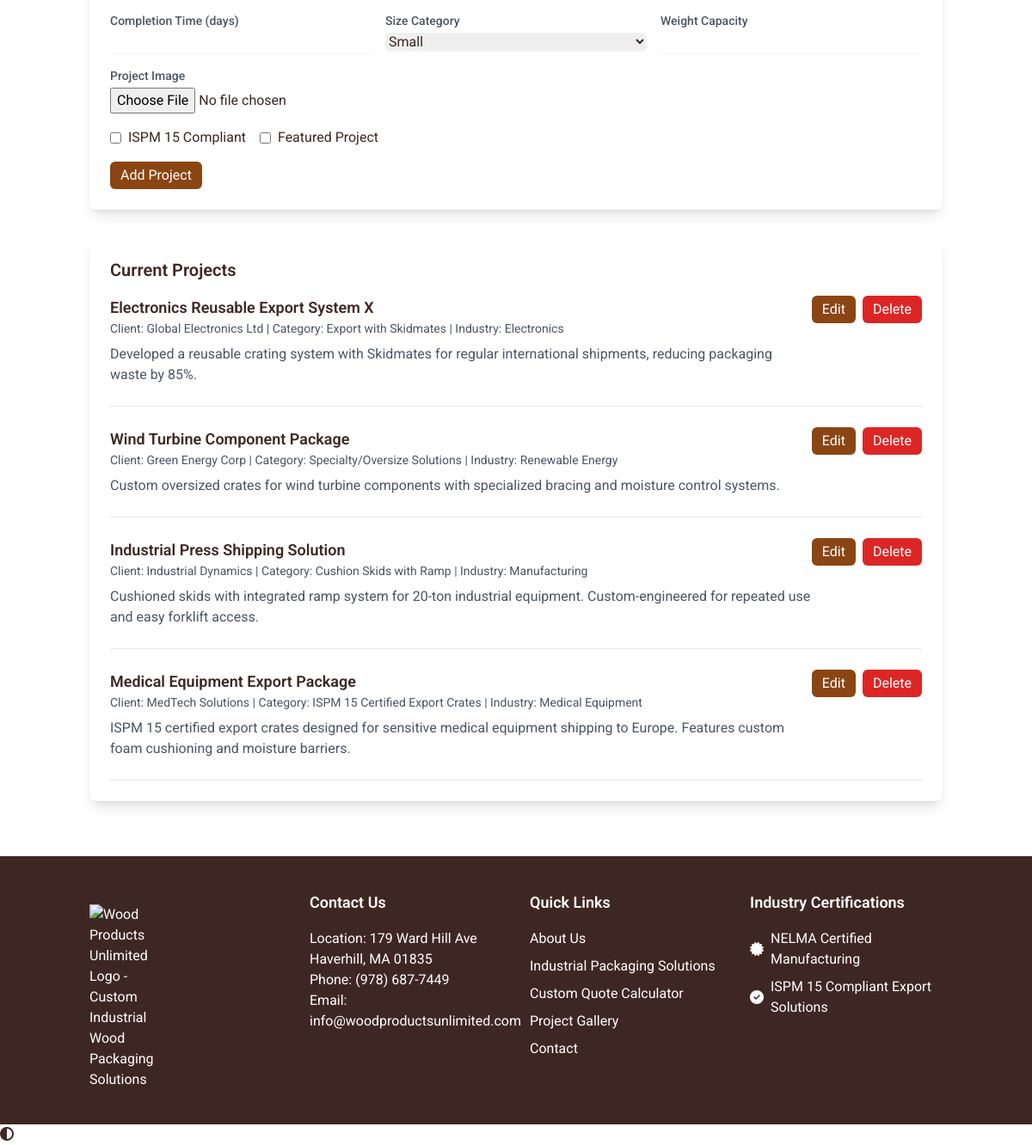
Before: /admin/gallery/ (signed in, lower part) with the older database file.
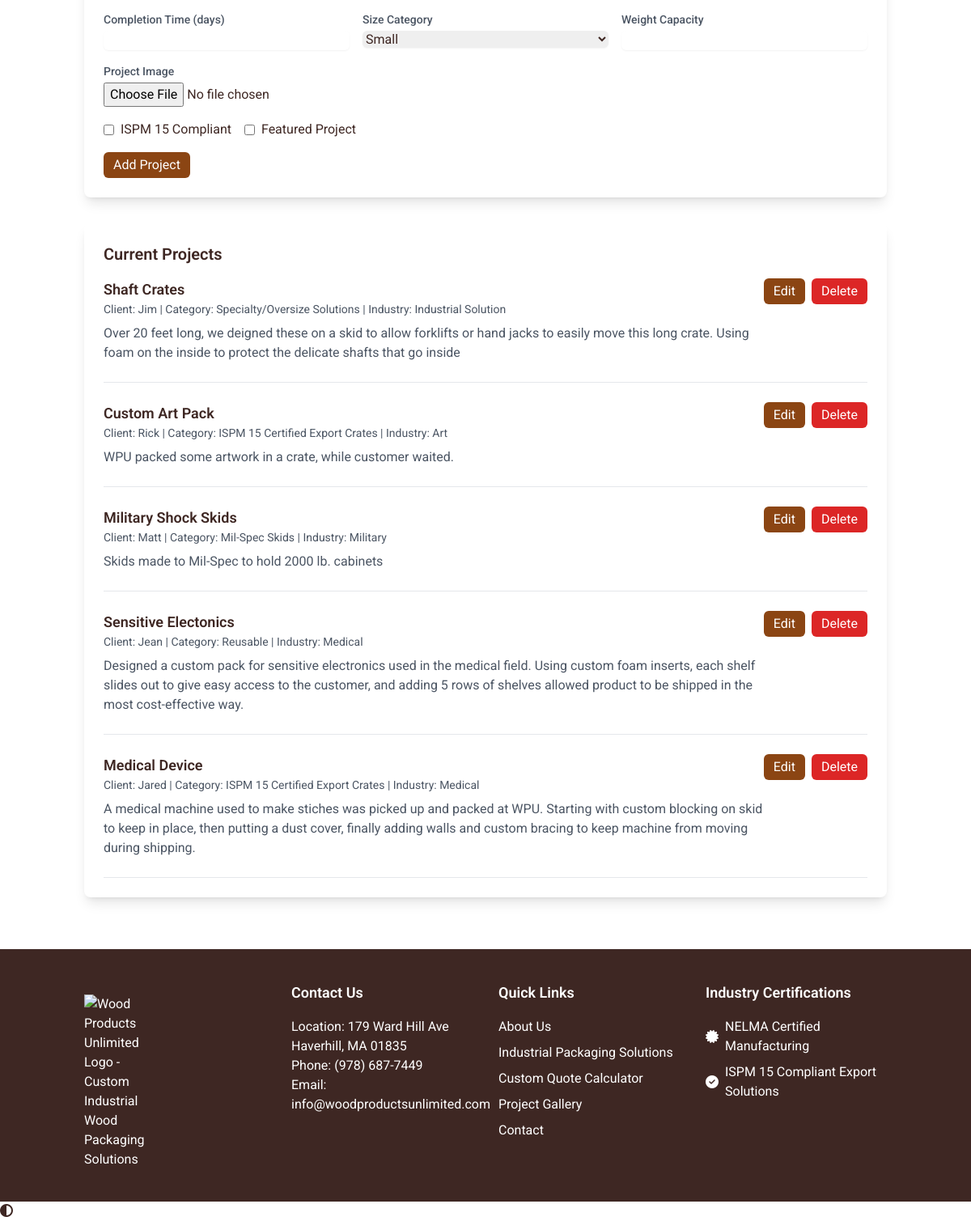
After: the same page with the newer database file.
### models.py (models this page shows)
class GalleryProject(db.Model):
    id = db.Column(db.Integer, primary_key=True)
    title = db.Column(db.String(100), nullable=False)
    description = db.Column(db.Text, nullable=False)
    image_url = db.Column(db.String(200), nullable=False)
    completion_date = db.Column(db.Date, nullable=False)
    completion_time = db.Column(db.Integer)
    client = db.Column(db.String(100))
    category = db.Column(db.String(50), nullable=False)
    industry_served = db.Column(db.String(50))
    size_category = db.Column(db.String(50))
    weight_capacity = db.Column(db.String(50))
    ispm_compliant = db.Column(db.Boolean, default=False)
    special_features = db.Column(db.Text)
    is_featured = db.Column(db.Boolean, default=False)
    created_at = db.Column(db.DateTime, default=datetime.utcnow)

### routes/admin/gallery_routes.py (the view)
@gallery_bp.route('/')
@login_required
@log_route_access('admin_gallery')
def index():
    try:
        categories = [(cat[0],) for cat in db.session.query(GalleryProject.category).distinct().order_by(GalleryProject.category).all() if cat[0]]
        industries = [(ind[0],) for ind in db.session.query(GalleryProject.industry_served).distinct().order_by(GalleryProject.industry_served).all() if ind[0]]
        current_app.logger.debug(f'Found {len(categories)} categories and {len(industries)} industries')
        projects = GalleryProject.query.order_by(GalleryProject.completion_date.desc()).all()
        return render_template('admin/gallery.html',
                             projects=projects,
                             categories=categories,
                             industries=industries)
    except Exception as e:
        current_app.logger.error(f'Error in gallery index: {str(e)}')
        flash(f'Error: {str(e)}', 'error')
        return redirect(url_for('admin.dashboard'))

### app.py (called while the page is built)
@login_manager.user_loader
def load_user(user_id):
    from models import Admin
    return Admin.query.get(int(user_id))

### routes/admin/routes.py (called while the page is built)
@admin.before_request
def verify_admin():
    if not current_user.is_authenticated:
        current_app.logger.warning(
            f'Unauthorized dashboard access attempt from {request.remote_addr}'
        )
        flash('Please log in to access the admin dashboard', 'error')
        return redirect(url_for('auth.login'))

@admin.before_request
def verify_db():
    try:
        db.session.query(Admin).first()
    except Exception as e:
        current_app.logger.error(f'Database connection error: {str(e)}')
        return render_template('errors/500.html'), 500

@admin.before_request
def log_request_info():
    current_app.logger.debug(
        'Admin Route Request:\n'
        f'Path: {request.path}\n'
        f'Method: {request.method}\n'
        f'User: {current_user.username if not current_user.is_anonymous else "anonymous"}\n'
        f'IP: {request.remote_addr}\n'
        f'User Agent: {request.user_agent.string}')

### templates/admin/gallery.html (shortened to what the changed rows need)
{% extends "base.html" %}
{% block content %}
<div class="container mx-auto px-4 py-16">
    <div class="max-w-6xl mx-auto">
        <div class="bg-white rounded-lg shadow-lg p-6">
            <h2 class="text-xl font-semibold mb-4">Current Projects</h2>
            <div class="space-y-6">
                {% for project in projects %}
                <div class="border-b border-gray-200 pb-6">
                    <div class="flex justify-between items-start">
                        <div class="flex-1">
                            <h3 class="text-lg font-semibold">{{ project.title }}</h3>
                            <p class="text-sm text-gray-600 mb-2">
                                Client: {{ project.client }} | Category: {{ project.category }} | Industry: {{ project.industry_served }}
                            </p>
                            <p class="text-gray-600">{{ project.description }}</p>
                        </div>
                        <div class="flex space-x-2">
                            <a href="{{ url_for('admin.admin_gallery_bp.edit', id=project.id) }}" class="bg-wood-brown text-white px-3 py-1 rounded-md hover:bg-wood-dark">Edit</a>
                            <form method="POST" action="{{ url_for('admin.admin_gallery_bp.delete', id=project.id) }}" class="inline">
                                <button type="submit" class="bg-red-600 text-white px-3 py-1 rounded-md hover:bg-red-700" onclick="return confirm('Are you sure you want to delete this project?')">Delete</button>
                            </form>
                        </div>
                    </div>
                </div>
                {% endfor %}
            </div>
        </div>
    </div>
</div>
{% endblock %}

Changed rows visible on the page:
removed GalleryProject: title "Electronics Reusable Export System X", client "Global Electronics Ltd", category "Export with Skidmates", industry_served "Electronics", description "Developed a reusable crating system with Skidmates for regular international shipments, reducing packaging waste by 85%."
removed GalleryProject: title "Wind Turbine Component Package", client "Green Energy Corp", category "Specialty/Oversize Solutions", industry_served "Renewable Energy", description "Custom oversized crates for wind turbine components with specialized bracing and moisture control systems."
removed GalleryProject: title "Industrial Press Shipping Solution", client "Industrial Dynamics", category "Cushion Skids with Ramp", industry_served "Manufacturing", description "Cushioned skids with integrated ramp system for 20-ton industrial equipment. Custom-engineered for repeated use and easy forklift access."
removed GalleryProject: title "Medical Equipment Export Package", client "MedTech Solutions", category "ISPM 15 Certified Export Crates", industry_served "Medical Equipment", description "ISPM 15 certified export crates designed for sensitive medical equipment shipping to Europe. Features custom foam cushioning and moisture barriers."
added GalleryProject: title "Shaft Crates", client "Jim", category "Specialty/Oversize Solutions", industry_served "Industrial Solution", description "Over 20 feet long, we deigned these on a skid to allow forklifts or hand jacks to easily move this long crate. Using foam on the inside to protect the delicate shafts that go inside"
added GalleryProject: title "Custom Art Pack", client "Rick", category "ISPM 15 Certified Export Crates", industry_served "Art", description "WPU packed some artwork in a crate, while customer waited."
added GalleryProject: title "Military Shock Skids", client "Matt", category "Mil-Spec Skids", industry_served "Military", description "Skids made to Mil-Spec to hold 2000 lb. cabinets"
added GalleryProject: title "Sensitive Electonics", client "Jean", category "Reusable", industry_served "Medical", description "Designed a custom pack for sensitive electronics used in the medical field. Using custom foam inserts, each shelf slides out to give easy access to the customer, and adding 5 rows of shelves allowed product to be shipped in the most cost-effective way."
added GalleryProject: title "Medical Device", client "Jared", category "ISPM 15 Certified Export Crates", industry_served "Medical", description "A medical machine used to make stiches was picked up and packed at WPU. Starting with custom blocking on skid to keep in place, then putting a dust cover, finally adding walls and custom bracing to keep machine from moving during shipping."
